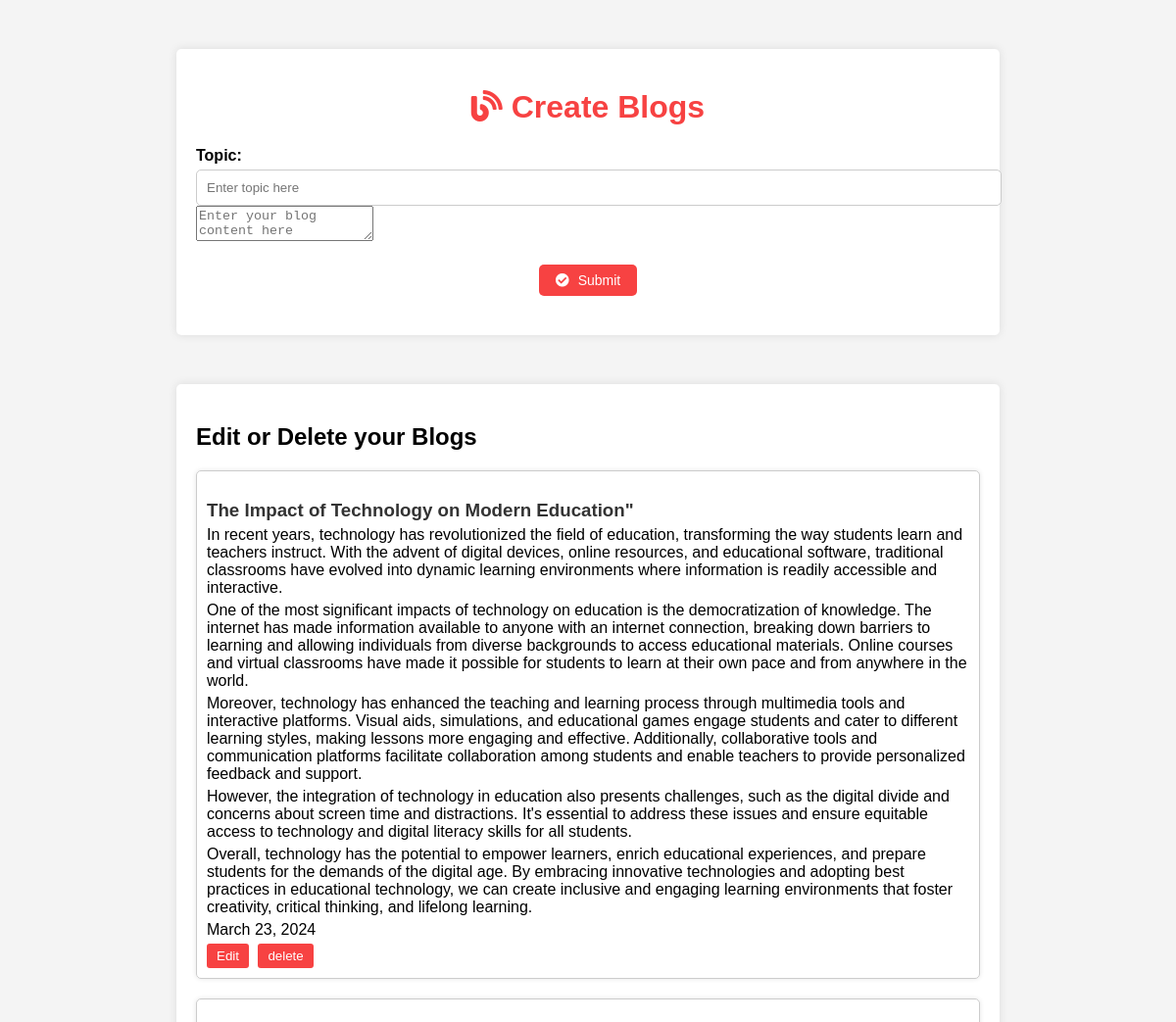
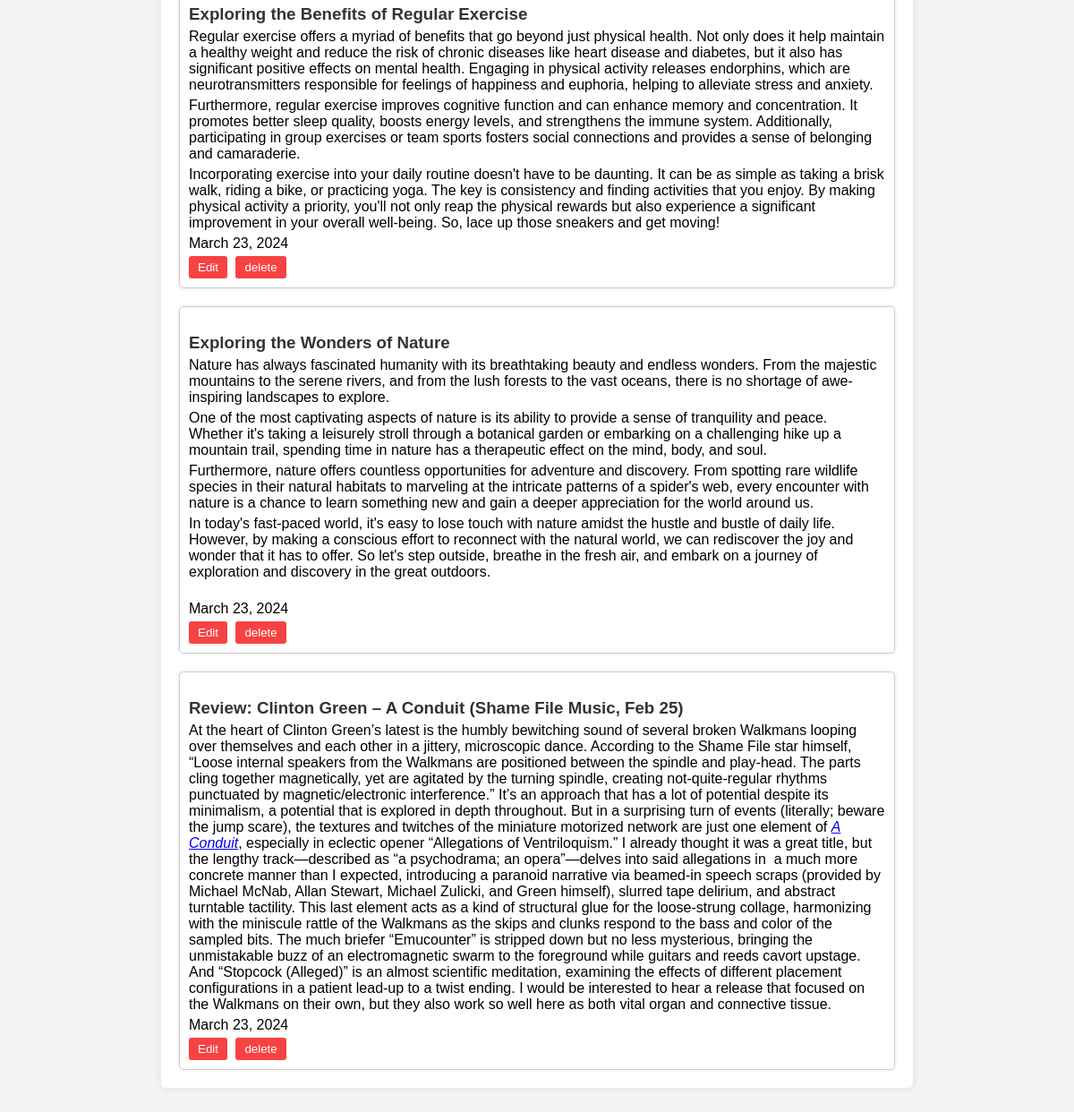
/editblog/ (signed in), run on the app's committed database (2 pictures, top to bottom).
### blog/models.py (models this page shows, shortened)
class blog(models.Model):
    user = models.ForeignKey(User, on_delete=models.CASCADE)
    topic=models.CharField(max_length=50)
    content=models.TextField()
    date_created = models.DateField(auto_now_add=True)

### blog/views.py (the view)
# urls.py: path('editblog/',views.editblog,name='editblog'),
def editblog(request):
    user_blogs = blog.objects.filter(user=request.user).order_by('-id')
    return render(request, 'editblog.html', {'user_blogs': user_blogs})

### blog/templates/editblog.html (shortened to what this page needs)
<!DOCTYPE html>
<html lang="en">
<head>
    <link rel="stylesheet" href="https://cdnjs.cloudflare.com/ajax/libs/font-awesome/5.15.4/css/all.min.css">
</head>
<body>
    <div class="container">
        <h1 style="text-align: center; color: #f74242;"><i class="fas fa-blog"></i> Create Blogs</h1>
        <form action="/createblog/" method="post">
            <label for="topic">Topic:</label>
            <input id="topic" name="topic" type="text" placeholder="Enter topic here" required>
            <textarea id="blog_value" name="blog_value" placeholder="Enter your blog content here">{{ request.POST.blog_value }}</textarea>
            <button type="submit"><i class="fas fa-check-circle"></i> Submit</button>
        </form>
    </div>
    <div class="container">
        <h2>Edit or Delete your Blogs</h2>
        {% for blog in user_blogs %}
        <div class="card">
            <h3>{{ blog.topic }}</h3>
            <p>{{ blog.content | safe }}</p>
            <p>{{ blog.date_created }}</p>
            <button class="edit-btn" onclick="editBlog({{ blog.id }})">Edit</button>
            <a  href="/deleteblog/{{ blog.id }}"><button class="delete-btn" >delete</button></a>
        </div>
        {% endfor %}
    </div>
</body>
</html>

### blog/templates/editblog.html (style rules this page uses)
body { font-family: Arial, sans-serif; background-color: #f4f4f4; margin: 0; padding: 0; }
.container { max-width: 800px; margin: 50px auto; padding: 20px; background-color: #fff; border-radius: 5px; box-shadow: 0 0 10px rgba(0, 0, 0, 0.1); }
form { margin-top: 20px; }
button[type="submit"] { display: block; width: 100px; margin: 20px auto; padding: 8px 16px; background-color: #f74242; color: #fff; border: none; border-radius: 5px; cursor: pointer; font-size: 14px; }
button[type="submit"] i { margin-right: 5px; }
.card { margin-top: 20px; padding: 10px; border: 1px solid #ccc; border-radius: 5px; box-shadow: 0 0 5px rgba(0, 0, 0, 0.1); }
.card h3 { color: #333; margin-bottom: 5px; }
.card p { margin: 5px 0; }
label { font-weight: bold; margin-bottom: 5px; display: block; }
input[type="text"] { width: 100%; padding: 10px; border: 1px solid #ccc; border-radius: 5px; }
.edit-btn, .delete-btn { background-color: #f74242; color: #fff; border: none; padding: 5px 10px; border-radius: 3px; cursor: pointer; margin-right: 5px; }

### data on the page
blog: topic "The Impact of Technology on Modern Education\"", content "In recent years, technology has revolutionized the field of education, transforming the way students learn and teachers instruct. With the advent of digital devices, online resources, and educational software, traditional classrooms have evolved into dynamic learning environments where information is readily accessible and interactive. One of the most significant impacts of technology on education is the democratization of knowledge. The internet has made information available to anyone with an internet connection, breaking down barriers to learning and allowing individuals from diverse backgrounds to access educational materials. Online courses and virtual classrooms have made it possible…", date_created "March 23, 2024"
blog: topic "Exploring the Benefits of Regular Exercise", content "Regular exercise offers a myriad of benefits that go beyond just physical health. Not only does it help maintain a healthy weight and reduce the risk of chronic diseases like heart disease and diabetes, but it also has significant positive effects on mental health. Engaging in physical activity releases endorphins, which are neurotransmitters responsible for feelings of happiness and euphoria, helping to alleviate stress and anxiety. Furthermore, regular exercise improves cognitive function and can enhance memory and concentration. It promotes better sleep quality, boosts energy levels, and strengthens the immune system. Additionally, participating in group exercises or team sports fosters…", date_created "March 23, 2024"
blog: topic "Exploring the Wonders of Nature", content "Nature has always fascinated humanity with its breathtaking beauty and endless wonders. From the majestic mountains to the serene rivers, and from the lush forests to the vast oceans, there is no shortage of awe-inspiring landscapes to explore. One of the most captivating aspects of nature is its ability to provide a sense of tranquility and peace. Whether it's taking a leisurely stroll through a botanical garden or embarking on a challenging hike up a mountain trail, spending time in nature has a therapeutic effect on the mind, body, and soul. Furthermore, nature offers countless opportunities for adventure and discovery. From spotting rare wildlife species in their natural habitats to…", date_created "March 23, 2024"
blog: topic "Review: Clinton Green – A Conduit (Shame File Music, Feb 25)", content "At the heart of Clinton Green’s latest is the humbly bewitching sound of several broken Walkmans looping over themselves and each other in a jittery, microscopic dance. According to the Shame File star himself, “Loose internal speakers from the Walkmans are positioned between the spindle and play-head. The parts cling together magnetically, yet are agitated by the turning spindle, creating not-quite-regular rhythms punctuated by magnetic/electronic interference.” It’s an approach that has a lot of potential despite its minimalism, a potential that is explored in depth throughout. But in a surprising turn of events (literally; beware the jump scare), the textures and twitches of the…", date_created "March 23, 2024"
